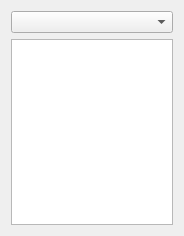
<?xml version="1.0" encoding="UTF-8"?>
<ui version="4.0">
 <class>TaskDriver</class>
 <widget class="QWidget" name="TaskDriver">
  <property name="geometry">
   <rect>
    <x>0</x>
    <y>0</y>
    <width>184</width>
    <height>236</height>
   </rect>
  </property>
  <property name="sizePolicy">
   <sizepolicy hsizetype="Preferred" vsizetype="Minimum">
    <horstretch>0</horstretch>
    <verstretch>0</verstretch>
   </sizepolicy>
  </property>
  <property name="windowTitle">
   <string>Form</string>
  </property>
  <layout class="QVBoxLayout" name="verticalLayout">
   <item>
    <widget class="QComboBox" name="DrivercomboBox"/>
   </item>
   <item>
    <widget class="QTextEdit" name="textEdit"/>
   </item>
  </layout>
 </widget>
 <resources/>
 <connections/>
</ui>
